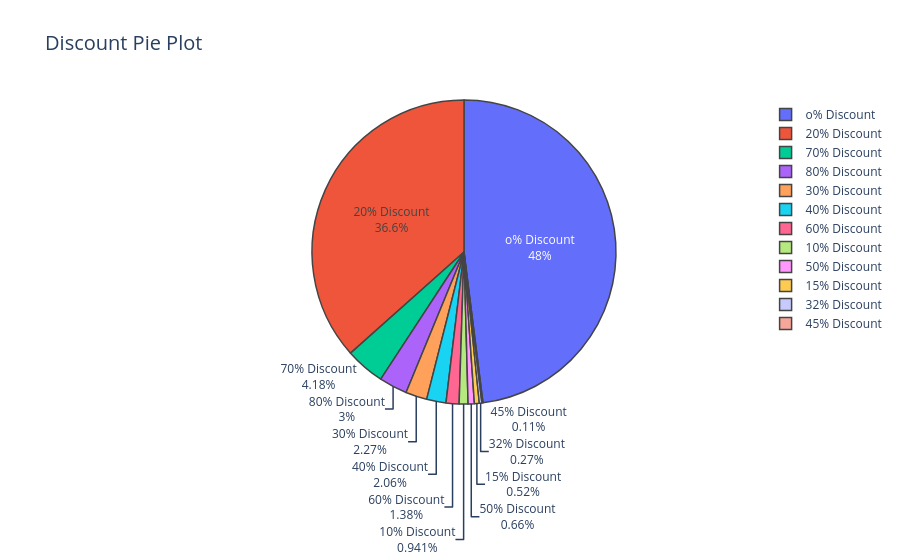

Write notebook code for a chart like this one.
### Markdown cell above
Discount Analysis

### Code cell
labels = ['o% Discount','20% Discount','70% Discount','80% Discount','30% Discount','40% Discount',          '60% Discount','10% Discount','50% Discount','15% Discount','32% Discount','45% Discount']trace_pie = go.Pie(labels=labels,                   values=df_notime['Discount'].value_counts(),                   textinfo='label+percent',hoverinfo='label+percent',                   marker=dict(line=dict(width=1.5)),)layout = go.Layout(title='Discount Pie Plot' ,titlefont=dict(size=20))iplot(dict(data=trace_pie,layout=layout))

### Figure 1 — Plotly figure (JSON) as saved in the notebook; plotly's stock layout.template omitted (floating-point values rounded to 4 significant figures)
{"data": [{"hoverinfo": "label+percent", "labels": ["o% Discount", "20% Discount", "70% Discount", "80% Discount", "30% Discount", "40% Discount", "60% Discount", "10% Discount", "50% Discount", "15% Discount", "32% Discount", "45% Discount"], "marker": {"line": {"width": 1.5}}, "textinfo": "label+percent", "type": "pie", "values": [4798, 3657, 418, 300, 227, 206, 138, 94, 66, 52, 27, 11]}], "layout": {"title": {"font": {"size": 20}, "text": "Discount Pie Plot"}, "autosize": true}}
